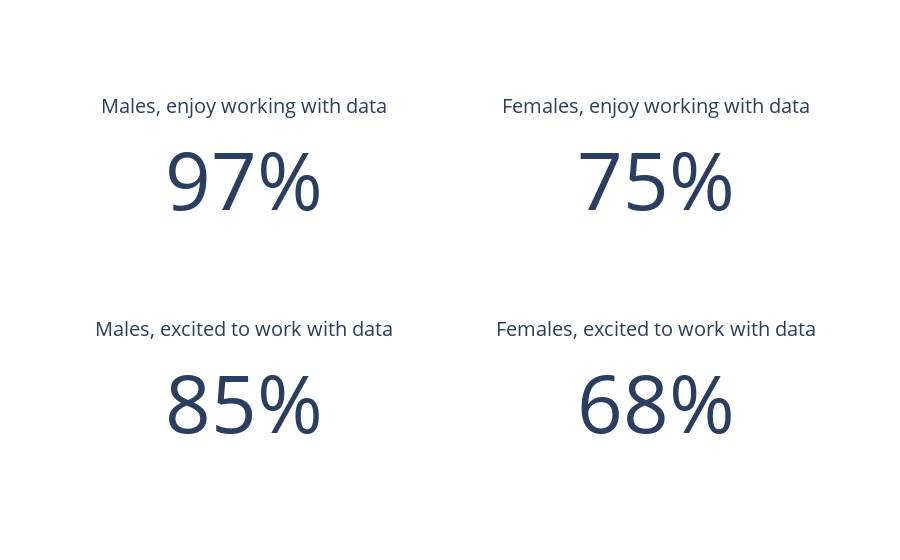

The code cell stored with this chart in its notebook:
### Markdown cell above
#### Displaying the data with Indicators

### Code cell
fig = go.Figure()

fig.add_trace(
    go.Indicator(
        number={"suffix": "%"},
        value=proportion_males_enj,
        title="Males, enjoy working with data",
        gauge={"axis": {"visible": False}},
        domain={"row": 0, "column": 0},
    )
)
fig.add_trace(
    go.Indicator(
        number={"suffix": "%"},
        value=proportion_females_enj,
        title="Females, enjoy working with data",
        gauge={"axis": {"visible": False}},
        domain={"row": 0, "column": 1},
    )
)
fig.add_trace(
    go.Indicator(
        number={"suffix": "%"},
        value=proportion_males_exc,
        title="Males, excited to work with data",
        gauge={"axis": {"visible": False}},
        domain={"row": 1, "column": 0},
    )
)
fig.add_trace(
    go.Indicator(
        number={"suffix": "%"},
        value=proportion_females_exc,
        title="Females, excited to work with data",
        gauge={"axis": {"visible": False}},
        domain={"row": 1, "column": 1},
    )
)

fig.update_layout(
    grid={"rows": 2, "columns": 2, "pattern": "independent"},
    template={"data": {"indicator": [{"delta": {"reference": 90}}]}},
)

### Figure 1 — Plotly figure (JSON) as saved in the notebook; plotly's stock layout.template omitted (floating-point values rounded to 4 significant figures)
{"data": [{"domain": {"column": 0, "row": 0}, "gauge": {"axis": {"visible": false}}, "number": {"suffix": "%"}, "title": {"text": "Males, enjoy working with data"}, "type": "indicator", "value": 97}, {"domain": {"column": 1, "row": 0}, "gauge": {"axis": {"visible": false}}, "number": {"suffix": "%"}, "title": {"text": "Females, enjoy working with data"}, "type": "indicator", "value": 75}, {"domain": {"column": 0, "row": 1}, "gauge": {"axis": {"visible": false}}, "number": {"suffix": "%"}, "title": {"text": "Males, excited to work with data"}, "type": "indicator", "value": 85}, {"domain": {"column": 1, "row": 1}, "gauge": {"axis": {"visible": false}}, "number": {"suffix": "%"}, "title": {"text": "Females, excited to work with data"}, "type": "indicator", "value": 68}], "layout": {"grid": {"columns": 2, "pattern": "independent", "rows": 2}}}
